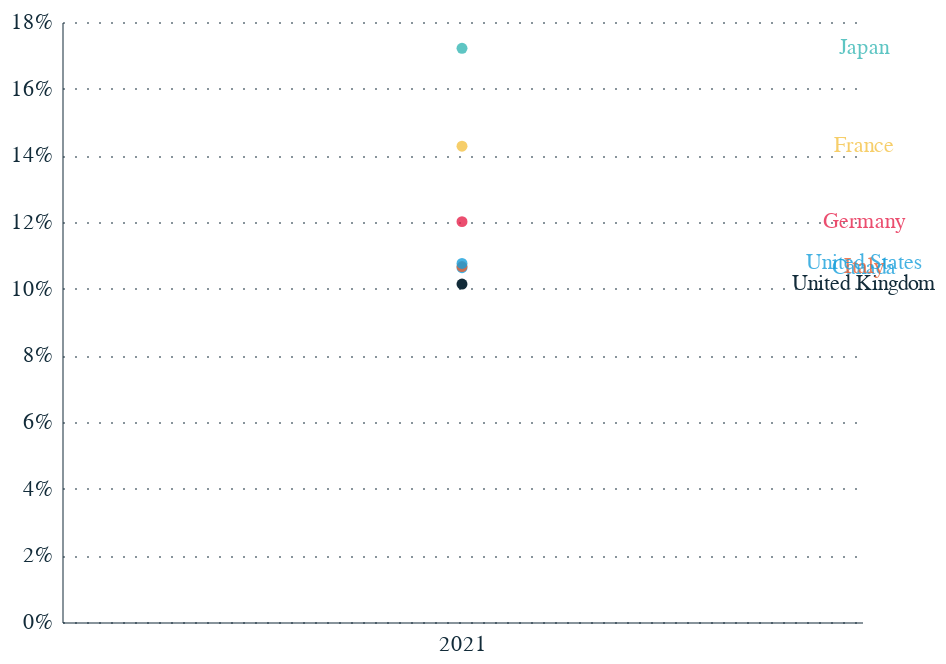
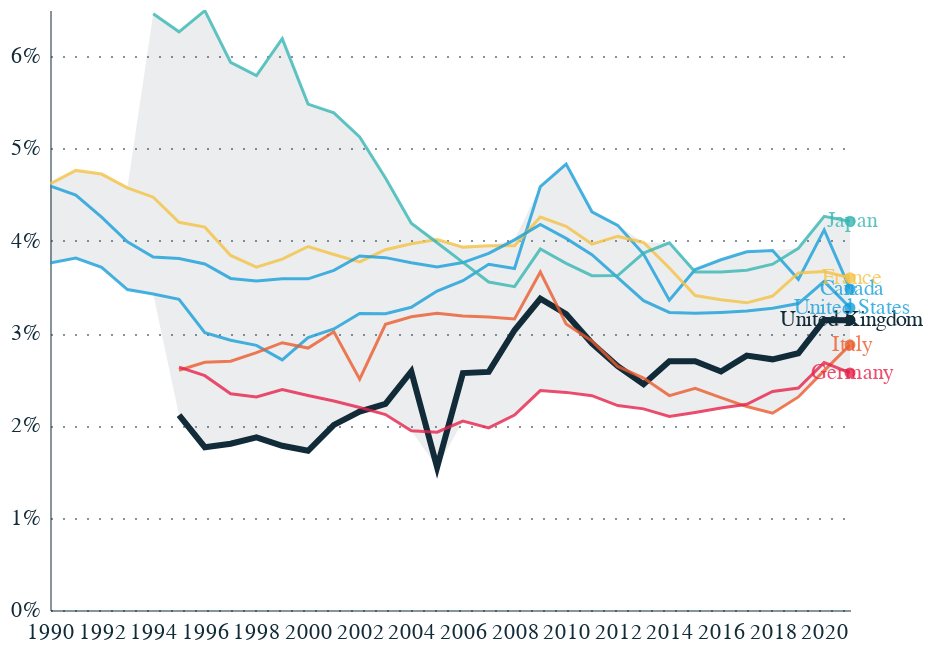
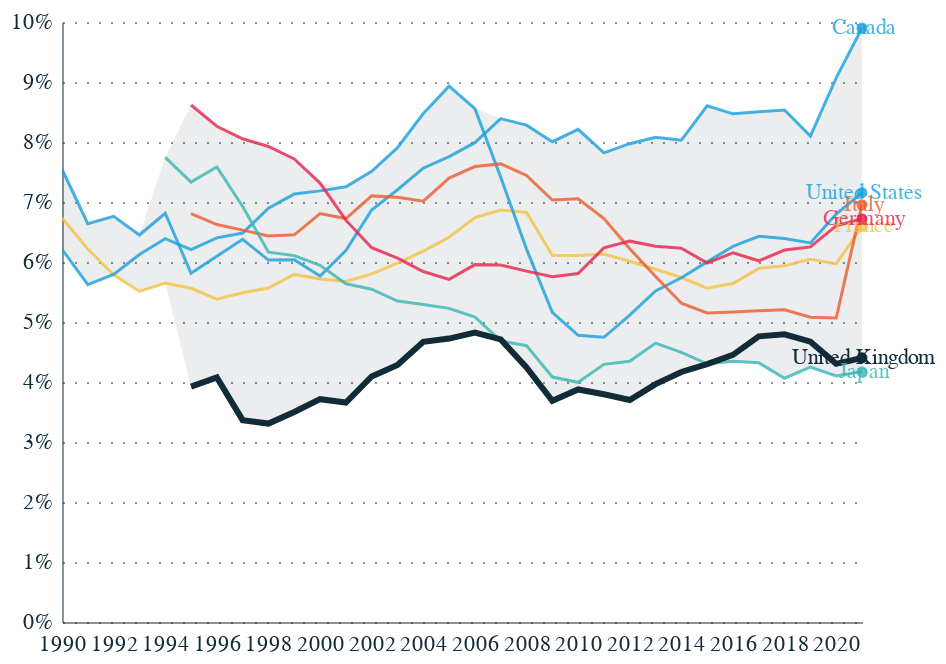
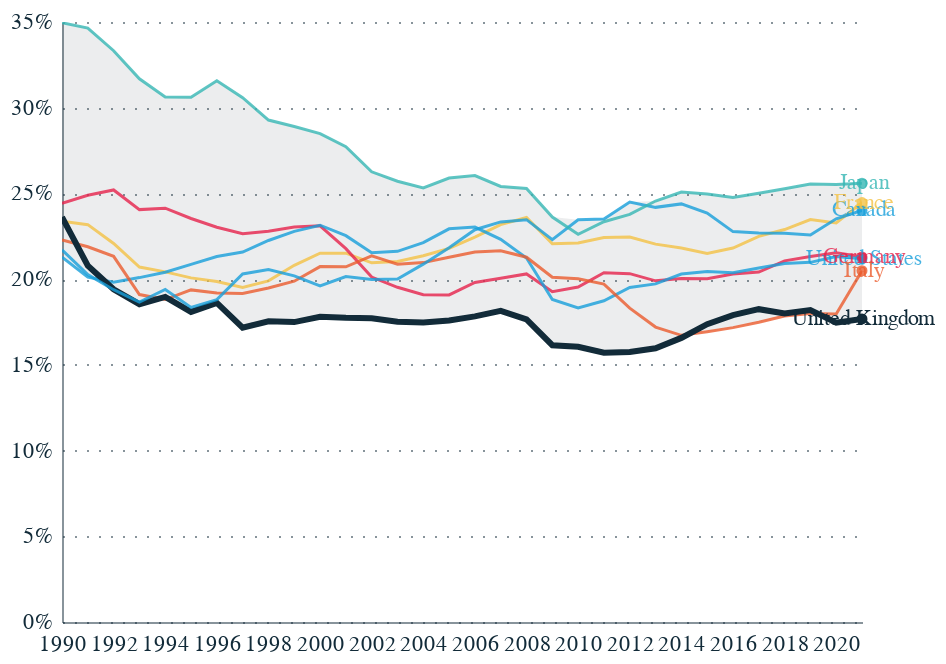

The notebook cell these images were saved under, in order:
### Markdown cell above
### Chart: Panel

### Code cell
importlib.reload(eco_style)

label_dy = [
    {
    "GBR": 2,  
    },
    {
        "GBR": 5
    },
    {
        "FRA": 7
    },
    {
        "FRA": 0,
        "DEU": -10,
        "POL" : 5
    }
]

for i, df in enumerate([corp_df, gov_df, household_df, total_df]):
    if i!=3 or i==0:
        df = df.copy()
        df = df[df.Time <= 2021]
        df = df[(df.Value <= (df.high + 0.01)) | df.LOCATION.isin(["GBR", "FRA", "USA", "DEU"])]
        df = df[(df.Value >= (df.low - 0.01)) | df.LOCATION.isin(["GBR", "FRA", "USA", "DEU", "POL"])]
    else:
        df = df.copy()
        df = df[df.Time <= 2021]
        df = df[(df.Value <= (df.high + 0.01)) | df.LOCATION.isin(["GBR", "FRA", "USA", "DEU"])]
        df = df[(df.Value >= (df.low - 0.01)) | df.LOCATION.isin(["GBR", "FRA", "USA", "DEU", "POL"])]

    other_1 = "POL" if i==3 or i==0 else ""
    base = alt.Chart(df).encode(
        x=alt.X('Time:Q', axis=alt.Axis(format="d"), scale=alt.Scale(domainMax= 2021)),
        y=alt.Y('Value:Q', axis=alt.Axis(format="%"), scale=alt.Scale(zero=True)),
        color=alt.Color('LOCATION:N', legend=None, scale=alt.Scale()),
        opacity=alt.condition(alt.datum.LOCATION == "GBR", alt.value(1), alt.value(0.8)),
    ).properties()

    line = base.mark_line(clip=True).encode(
            size=alt.condition(alt.datum.LOCATION == "GBR", alt.value(3), alt.value(1.5)),
    )


    end_base = base.transform_filter(
        f"datum.Time == 2021"
    )

    end_circles = end_base.mark_circle()

    print(f"{label_dy[i]}[datum.LOCATION]")
    
    end_labels = end_base.mark_text().encode(
        text=alt.Text('Country:N'),
    ).encode(
        x=alt.value(401)
    )

    # add an area chart for the highest and lowest values
    area = base.mark_area().encode(
        y=alt.Y('low:Q'),
        y2=alt.Y2('high:Q'),
        color=alt.value(eco_style.pallete["shadow"]),
    )

    chart = area + line + end_circles + end_labels

    chart = chart.configure_view(
        strokeWidth=0
    )

    type = ["Corporate", "Government", "Household", "Total"][i]
    print(type)
    chart.display()

    chart.save(f"json/{type}_investment_panel.json")
    chart.save(f"png/{type}_investment_panel.png", scale_factor=3)
    chart.save(f"svg/{type}_investment_panel.svg")

### Figure 1 — Vega-Lite specification as saved in the notebook (floating-point values rounded to 4 significant figures)
{"config": {"font": "Circular Std", "mark": {"line": {"interpolate": "linear"}}, "view": {"stroke": "transparent", "width": 400, "height": 300, "strokeWidth": 0}, "range": {"category": ["#179fdb", "#e6224b", "#f4c245", "#122b39", "#eb5c2e", "#36b7b4"], "diverging": ["#E6224B", "#E54753", "#C9C9C9", "#179FDB", "#122B39"], "heatmap": ["#C9C9C9", "#179FDB", "#0063AF", "#122B39"], "ordinal": ["#00A767", "#36B7B4", "#179FDB", "#0063AF", "#243B5A"]}, "axisX": {"labelColor": "#122b39", "tickColor": "#122b39", "domainColor": "#122b39", "domainOpacity": 0.5, "gridOpacity": 0, "labelFont": "Circular Std", "labelAngle": 0, "labelAlign": "center", "labelFontSize": 11, "labelPadding": 5, "tickCount": 10, "tickSize": 0, "title": ""}, "axisY": {"labelColor": "#122b39", "labelFont": "Circular Std", "tickColor": "#122b39", "domainColor": "#122b39", "gridColor": "#122b39", "gridDash": [1, 5], "gridOpacity": 0.5, "labelPadding": 5, "labelFontSize": 11, "domainOpacity": 0.5, "tickSize": 0, "title": null, "titleAlign": "left", "titleAngle": 0, "titleBaseline": "bottom", "titleColor": "#122b39", "titleOpacity": 0.9, "titleX": 0, "titleY": -7}}, "layer": [{"mark": {"type": "area"}, "encoding": {"color": {"value": "rgba(24, 42, 56, 0.1)"}, "opacity": {"condition": {"test": "(datum.LOCATION === 'GBR')", "value": 1}, "value": 0.8}, "x": {"axis": {"format": "d"}, "field": "Time", "scale": {"domainMax": 2021}, "type": "quantitative"}, "y": {"field": "low", "type": "quantitative"}, "y2": {"field": "high"}}}, {"mark": {"type": "line", "clip": true}, "encoding": {"color": {"field": "LOCATION", "legend": null, "scale": {}, "type": "nominal"}, "opacity": {"condition": {"test": "(datum.LOCATION === 'GBR')", "value": 1}, "value": 0.8}, "size": {"condition": {"test": "(datum.LOCATION === 'GBR')", "value": 3}, "value": 1.5}, "x": {"axis": {"format": "d"}, "field": "Time", "scale": {"domainMax": 2021}, "type": "quantitative"}, "y": {"axis": {"format": "%"}, "field": "Value", "scale": {"zero": true}, "type": "quantitative"}}}, {"mark": {"type": "circle"}, "encoding": {"color": {"field": "LOCATION", "legend": null, "scale": {}, "type": "nominal"}, "opacity": {"condition": {"test": "(datum.LOCATION === 'GBR')", "value": 1}, "value": 0.8}, "x": {"axis": {"format": "d"}, "field": "Time", "scale": {"domainMax": 2021}, "type": "quantitative"}, "y": {"axis": {"format": "%"}, "field": "Value", "scale": {"zero": true}, "type": "quantitative"}}, "transform": [{"filter": "datum.Time == 2021"}]}, {"mark": {"type": "text"}, "encoding": {"color": {"field": "LOCATION", "legend": null, "scale": {}, "type": "nominal"}, "opacity": {"condition": {"test": "(datum.LOCATION === 'GBR')", "value": 1}, "value": 0.8}, "text": {"field": "Country", "type": "nominal"}, "x": {"value": 401}, "y": {"axis": {"format": "%"}, "field": "Value", "scale": {"zero": true}, "type": "quantitative"}}, "transform": [{"filter": "datum.Time == 2021"}]}], "data": {"name": "data-a2c73742348ba85c3f52d3f9502bbece"}, "$schema": "https://vega.github.io/schema/vega-lite/v5.8.0.json", "datasets": {"data-a2c73742348ba85c3f52d3f9502bbece": [{"LOCATION": "GBR", "Country": "United Kingdom", "Time": 2021, "Value": 0.1014, "low": 0.1014, "high": 0.1721}, {"LOCATION": "CAN", "Country": "Canada", "Time": 2021, "Value": 0.1063, "low": 0.1014, "high": 0.1721}, {"LOCATION": "ITA", "Country": "Italy", "Time": 2021, "Value": 0.1066, "low": 0.1014, "high": 0.1721}, {"LOCATION": "USA", "Country": "United States", "Time": 2021, "Value": 0.1076, "low": 0.1014, "high": 0.1721}, {"LOCATION": "DEU", "Country": "Germany", "Time": 2021, "Value": 0.1201, "low": 0.1014, "high": 0.1721}, {"LOCATION": "FRA", "Country": "France", "Time": 2021, "Value": 0.1427, "low": 0.1014, "high": 0.1721}, {"LOCATION": "JPN", "Country": "Japan", "Time": 2021, "Value": 0.1721, "low": 0.1014, "high": 0.1721}]}}

### Figure 2 — Vega-Lite specification as saved in the notebook (floating-point values rounded to 4 significant figures; data arrays with more than 128 entries replaced by an {"elided": "..."} marker saying what was removed)
{"config": {"font": "Circular Std", "mark": {"line": {"interpolate": "linear"}}, "view": {"stroke": "transparent", "width": 400, "height": 300, "strokeWidth": 0}, "range": {"category": ["#179fdb", "#e6224b", "#f4c245", "#122b39", "#eb5c2e", "#36b7b4"], "diverging": ["#E6224B", "#E54753", "#C9C9C9", "#179FDB", "#122B39"], "heatmap": ["#C9C9C9", "#179FDB", "#0063AF", "#122B39"], "ordinal": ["#00A767", "#36B7B4", "#179FDB", "#0063AF", "#243B5A"]}, "axisX": {"labelColor": "#122b39", "tickColor": "#122b39", "domainColor": "#122b39", "domainOpacity": 0.5, "gridOpacity": 0, "labelFont": "Circular Std", "labelAngle": 0, "labelAlign": "center", "labelFontSize": 11, "labelPadding": 5, "tickCount": 10, "tickSize": 0, "title": ""}, "axisY": {"labelColor": "#122b39", "labelFont": "Circular Std", "tickColor": "#122b39", "domainColor": "#122b39", "gridColor": "#122b39", "gridDash": [1, 5], "gridOpacity": 0.5, "labelPadding": 5, "labelFontSize": 11, "domainOpacity": 0.5, "tickSize": 0, "title": null, "titleAlign": "left", "titleAngle": 0, "titleBaseline": "bottom", "titleColor": "#122b39", "titleOpacity": 0.9, "titleX": 0, "titleY": -7}}, "layer": [{"mark": {"type": "area"}, "encoding": {"color": {"value": "rgba(24, 42, 56, 0.1)"}, "opacity": {"condition": {"test": "(datum.LOCATION === 'GBR')", "value": 1}, "value": 0.8}, "x": {"axis": {"format": "d"}, "field": "Time", "scale": {"domainMax": 2021}, "type": "quantitative"}, "y": {"field": "low", "type": "quantitative"}, "y2": {"field": "high"}}}, {"mark": {"type": "line", "clip": true}, "encoding": {"color": {"field": "LOCATION", "legend": null, "scale": {}, "type": "nominal"}, "opacity": {"condition": {"test": "(datum.LOCATION === 'GBR')", "value": 1}, "value": 0.8}, "size": {"condition": {"test": "(datum.LOCATION === 'GBR')", "value": 3}, "value": 1.5}, "x": {"axis": {"format": "d"}, "field": "Time", "scale": {"domainMax": 2021}, "type": "quantitative"}, "y": {"axis": {"format": "%"}, "field": "Value", "scale": {"zero": true}, "type": "quantitative"}}}, {"mark": {"type": "circle"}, "encoding": {"color": {"field": "LOCATION", "legend": null, "scale": {}, "type": "nominal"}, "opacity": {"condition": {"test": "(datum.LOCATION === 'GBR')", "value": 1}, "value": 0.8}, "x": {"axis": {"format": "d"}, "field": "Time", "scale": {"domainMax": 2021}, "type": "quantitative"}, "y": {"axis": {"format": "%"}, "field": "Value", "scale": {"zero": true}, "type": "quantitative"}}, "transform": [{"filter": "datum.Time == 2021"}]}, {"mark": {"type": "text"}, "encoding": {"color": {"field": "LOCATION", "legend": null, "scale": {}, "type": "nominal"}, "opacity": {"condition": {"test": "(datum.LOCATION === 'GBR')", "value": 1}, "value": 0.8}, "text": {"field": "Country", "type": "nominal"}, "x": {"value": 401}, "y": {"axis": {"format": "%"}, "field": "Value", "scale": {"zero": true}, "type": "quantitative"}}, "transform": [{"filter": "datum.Time == 2021"}]}], "data": {"name": "data-bc30c2827749225c1fca2602330a8db2"}, "$schema": "https://vega.github.io/schema/vega-lite/v5.8.0.json", "datasets": {"data-bc30c2827749225c1fca2602330a8db2": {"elided": "205 records"}}}

### Figure 3 — Vega-Lite specification as saved in the notebook (floating-point values rounded to 4 significant figures; data arrays with more than 128 entries replaced by an {"elided": "..."} marker saying what was removed)
{"config": {"font": "Circular Std", "mark": {"line": {"interpolate": "linear"}}, "view": {"stroke": "transparent", "width": 400, "height": 300, "strokeWidth": 0}, "range": {"category": ["#179fdb", "#e6224b", "#f4c245", "#122b39", "#eb5c2e", "#36b7b4"], "diverging": ["#E6224B", "#E54753", "#C9C9C9", "#179FDB", "#122B39"], "heatmap": ["#C9C9C9", "#179FDB", "#0063AF", "#122B39"], "ordinal": ["#00A767", "#36B7B4", "#179FDB", "#0063AF", "#243B5A"]}, "axisX": {"labelColor": "#122b39", "tickColor": "#122b39", "domainColor": "#122b39", "domainOpacity": 0.5, "gridOpacity": 0, "labelFont": "Circular Std", "labelAngle": 0, "labelAlign": "center", "labelFontSize": 11, "labelPadding": 5, "tickCount": 10, "tickSize": 0, "title": ""}, "axisY": {"labelColor": "#122b39", "labelFont": "Circular Std", "tickColor": "#122b39", "domainColor": "#122b39", "gridColor": "#122b39", "gridDash": [1, 5], "gridOpacity": 0.5, "labelPadding": 5, "labelFontSize": 11, "domainOpacity": 0.5, "tickSize": 0, "title": null, "titleAlign": "left", "titleAngle": 0, "titleBaseline": "bottom", "titleColor": "#122b39", "titleOpacity": 0.9, "titleX": 0, "titleY": -7}}, "layer": [{"mark": {"type": "area"}, "encoding": {"color": {"value": "rgba(24, 42, 56, 0.1)"}, "opacity": {"condition": {"test": "(datum.LOCATION === 'GBR')", "value": 1}, "value": 0.8}, "x": {"axis": {"format": "d"}, "field": "Time", "scale": {"domainMax": 2021}, "type": "quantitative"}, "y": {"field": "low", "type": "quantitative"}, "y2": {"field": "high"}}}, {"mark": {"type": "line", "clip": true}, "encoding": {"color": {"field": "LOCATION", "legend": null, "scale": {}, "type": "nominal"}, "opacity": {"condition": {"test": "(datum.LOCATION === 'GBR')", "value": 1}, "value": 0.8}, "size": {"condition": {"test": "(datum.LOCATION === 'GBR')", "value": 3}, "value": 1.5}, "x": {"axis": {"format": "d"}, "field": "Time", "scale": {"domainMax": 2021}, "type": "quantitative"}, "y": {"axis": {"format": "%"}, "field": "Value", "scale": {"zero": true}, "type": "quantitative"}}}, {"mark": {"type": "circle"}, "encoding": {"color": {"field": "LOCATION", "legend": null, "scale": {}, "type": "nominal"}, "opacity": {"condition": {"test": "(datum.LOCATION === 'GBR')", "value": 1}, "value": 0.8}, "x": {"axis": {"format": "d"}, "field": "Time", "scale": {"domainMax": 2021}, "type": "quantitative"}, "y": {"axis": {"format": "%"}, "field": "Value", "scale": {"zero": true}, "type": "quantitative"}}, "transform": [{"filter": "datum.Time == 2021"}]}, {"mark": {"type": "text"}, "encoding": {"color": {"field": "LOCATION", "legend": null, "scale": {}, "type": "nominal"}, "opacity": {"condition": {"test": "(datum.LOCATION === 'GBR')", "value": 1}, "value": 0.8}, "text": {"field": "Country", "type": "nominal"}, "x": {"value": 401}, "y": {"axis": {"format": "%"}, "field": "Value", "scale": {"zero": true}, "type": "quantitative"}}, "transform": [{"filter": "datum.Time == 2021"}]}], "data": {"name": "data-6d0cda53309f58ee022cb8651e2f0f12"}, "$schema": "https://vega.github.io/schema/vega-lite/v5.8.0.json", "datasets": {"data-6d0cda53309f58ee022cb8651e2f0f12": {"elided": "205 records"}}}

### Figure 4 — Vega-Lite specification as saved in the notebook (floating-point values rounded to 4 significant figures; data arrays with more than 128 entries replaced by an {"elided": "..."} marker saying what was removed)
{"config": {"font": "Circular Std", "mark": {"line": {"interpolate": "linear"}}, "view": {"stroke": "transparent", "width": 400, "height": 300, "strokeWidth": 0}, "range": {"category": ["#179fdb", "#e6224b", "#f4c245", "#122b39", "#eb5c2e", "#36b7b4"], "diverging": ["#E6224B", "#E54753", "#C9C9C9", "#179FDB", "#122B39"], "heatmap": ["#C9C9C9", "#179FDB", "#0063AF", "#122B39"], "ordinal": ["#00A767", "#36B7B4", "#179FDB", "#0063AF", "#243B5A"]}, "axisX": {"labelColor": "#122b39", "tickColor": "#122b39", "domainColor": "#122b39", "domainOpacity": 0.5, "gridOpacity": 0, "labelFont": "Circular Std", "labelAngle": 0, "labelAlign": "center", "labelFontSize": 11, "labelPadding": 5, "tickCount": 10, "tickSize": 0, "title": ""}, "axisY": {"labelColor": "#122b39", "labelFont": "Circular Std", "tickColor": "#122b39", "domainColor": "#122b39", "gridColor": "#122b39", "gridDash": [1, 5], "gridOpacity": 0.5, "labelPadding": 5, "labelFontSize": 11, "domainOpacity": 0.5, "tickSize": 0, "title": null, "titleAlign": "left", "titleAngle": 0, "titleBaseline": "bottom", "titleColor": "#122b39", "titleOpacity": 0.9, "titleX": 0, "titleY": -7}}, "layer": [{"mark": {"type": "area"}, "encoding": {"color": {"value": "rgba(24, 42, 56, 0.1)"}, "opacity": {"condition": {"test": "(datum.LOCATION === 'GBR')", "value": 1}, "value": 0.8}, "x": {"axis": {"format": "d"}, "field": "Time", "scale": {"domainMax": 2021}, "type": "quantitative"}, "y": {"field": "low", "type": "quantitative"}, "y2": {"field": "high"}}}, {"mark": {"type": "line", "clip": true}, "encoding": {"color": {"field": "LOCATION", "legend": null, "scale": {}, "type": "nominal"}, "opacity": {"condition": {"test": "(datum.LOCATION === 'GBR')", "value": 1}, "value": 0.8}, "size": {"condition": {"test": "(datum.LOCATION === 'GBR')", "value": 3}, "value": 1.5}, "x": {"axis": {"format": "d"}, "field": "Time", "scale": {"domainMax": 2021}, "type": "quantitative"}, "y": {"axis": {"format": "%"}, "field": "Value", "scale": {"zero": true}, "type": "quantitative"}}}, {"mark": {"type": "circle"}, "encoding": {"color": {"field": "LOCATION", "legend": null, "scale": {}, "type": "nominal"}, "opacity": {"condition": {"test": "(datum.LOCATION === 'GBR')", "value": 1}, "value": 0.8}, "x": {"axis": {"format": "d"}, "field": "Time", "scale": {"domainMax": 2021}, "type": "quantitative"}, "y": {"axis": {"format": "%"}, "field": "Value", "scale": {"zero": true}, "type": "quantitative"}}, "transform": [{"filter": "datum.Time == 2021"}]}, {"mark": {"type": "text"}, "encoding": {"color": {"field": "LOCATION", "legend": null, "scale": {}, "type": "nominal"}, "opacity": {"condition": {"test": "(datum.LOCATION === 'GBR')", "value": 1}, "value": 0.8}, "text": {"field": "Country", "type": "nominal"}, "x": {"value": 401}, "y": {"axis": {"format": "%"}, "field": "Value", "scale": {"zero": true}, "type": "quantitative"}}, "transform": [{"filter": "datum.Time == 2021"}]}], "data": {"name": "data-882c4c087e5553ddaa75269378f1787e"}, "$schema": "https://vega.github.io/schema/vega-lite/v5.8.0.json", "datasets": {"data-882c4c087e5553ddaa75269378f1787e": {"elided": "224 records"}}}
